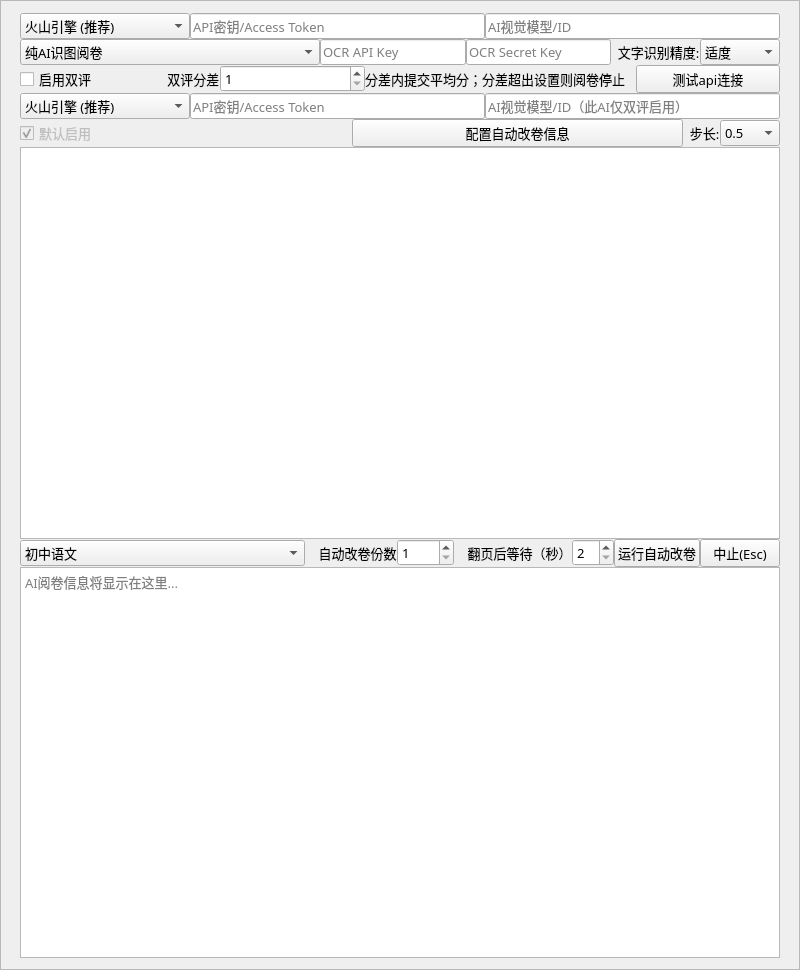
<?xml version="1.0" encoding="UTF-8"?>
<ui version="4.0">
 <class>MainWindow</class>
 <widget class="QMainWindow" name="MainWindow">
  <property name="geometry">
   <rect>
    <x>0</x>
    <y>0</y>
    <width>800</width>
    <height>970</height>
   </rect>
  </property>
  <property name="sizePolicy">
   <sizepolicy hsizetype="Preferred" vsizetype="Preferred">
    <horstretch>0</horstretch>
    <verstretch>0</verstretch>
   </sizepolicy>
  </property>
  <property name="minimumSize">
   <size>
    <width>0</width>
    <height>970</height>
   </size>
  </property>
  <property name="maximumSize">
   <size>
    <width>800</width>
    <height>970</height>
   </size>
  </property>
  <property name="font">
   <font>
    <family>微软雅黑</family>
    <pointsize>10</pointsize>
   </font>
  </property>
  <property name="windowTitle">
   <string>科技改变世界 </string>
  </property>
  <widget class="QWidget" name="centralwidget">
   <property name="sizePolicy">
    <sizepolicy hsizetype="Preferred" vsizetype="Preferred">
     <horstretch>0</horstretch>
     <verstretch>0</verstretch>
    </sizepolicy>
   </property>
   <property name="maximumSize">
    <size>
     <width>16777215</width>
     <height>970</height>
    </size>
   </property>
   <layout class="QHBoxLayout" name="horizontalLayout_8">
    <property name="leftMargin">
     <number>0</number>
    </property>
    <property name="topMargin">
     <number>0</number>
    </property>
    <property name="rightMargin">
     <number>0</number>
    </property>
    <property name="bottomMargin">
     <number>0</number>
    </property>
    <item>
     <widget class="QScrollArea" name="scrollArea">
      <property name="sizePolicy">
       <sizepolicy hsizetype="Preferred" vsizetype="Preferred">
        <horstretch>0</horstretch>
        <verstretch>0</verstretch>
       </sizepolicy>
      </property>
      <property name="maximumSize">
       <size>
        <width>16777215</width>
        <height>970</height>
       </size>
      </property>
      <property name="verticalScrollBarPolicy">
       <enum>Qt::ScrollBarAsNeeded</enum>
      </property>
      <property name="horizontalScrollBarPolicy">
       <enum>Qt::ScrollBarAsNeeded</enum>
      </property>
      <property name="sizeAdjustPolicy">
       <enum>QAbstractScrollArea::AdjustToContents</enum>
      </property>
      <property name="widgetResizable">
       <bool>false</bool>
      </property>
      <property name="alignment">
       <set>Qt::AlignCenter</set>
      </property>
      <widget class="QWidget" name="scrollAreaWidgetContents">
       <property name="enabled">
        <bool>true</bool>
       </property>
       <property name="geometry">
        <rect>
         <x>19</x>
         <y>12</y>
         <width>760</width>
         <height>945</height>
        </rect>
       </property>
       <property name="sizePolicy">
        <sizepolicy hsizetype="Minimum" vsizetype="Preferred">
         <horstretch>0</horstretch>
         <verstretch>0</verstretch>
        </sizepolicy>
       </property>
       <layout class="QVBoxLayout" name="verticalLayout">
        <property name="spacing">
         <number>0</number>
        </property>
        <property name="leftMargin">
         <number>0</number>
        </property>
        <property name="topMargin">
         <number>0</number>
        </property>
        <property name="rightMargin">
         <number>0</number>
        </property>
        <property name="bottomMargin">
         <number>0</number>
        </property>
        <item>
         <layout class="QHBoxLayout" name="horizontalLayout_3">
          <property name="leftMargin">
           <number>0</number>
          </property>
          <property name="topMargin">
           <number>0</number>
          </property>
          <property name="rightMargin">
           <number>0</number>
          </property>
          <property name="bottomMargin">
           <number>0</number>
          </property>
          <item>
           <widget class="QComboBox" name="first_api_url">
            <property name="enabled">
             <bool>true</bool>
            </property>
            <property name="sizePolicy">
             <sizepolicy hsizetype="Expanding" vsizetype="Fixed">
              <horstretch>0</horstretch>
              <verstretch>0</verstretch>
             </sizepolicy>
            </property>
            <property name="maximumSize">
             <size>
              <width>170</width>
              <height>16777215</height>
             </size>
            </property>
            <property name="editable">
             <bool>false</bool>
            </property>
            <property name="currentIndex">
             <number>0</number>
            </property>
            <item>
             <property name="text">
              <string>火山引擎 (推荐)</string>
             </property>
            </item>
            <item>
             <property name="text">
              <string>月之暗面</string>
             </property>
            </item>
            <item>
             <property name="text">
              <string>智谱清言</string>
             </property>
            </item>
            <item>
             <property name="text">
              <string>阿里通义千问</string>
             </property>
            </item>
            <item>
             <property name="text">
              <string>百度文心千帆</string>
             </property>
            </item>
            <item>
             <property name="text">
              <string>腾讯混元</string>
             </property>
            </item>
            <item>
             <property name="text">
              <string>OpenRouter</string>
             </property>
            </item>
            <item>
             <property name="text">
              <string>OpenAI</string>
             </property>
            </item>
            <item>
             <property name="text">
              <string>Google Gemini</string>
             </property>
            </item>
           </widget>
          </item>
          <item>
           <widget class="QLineEdit" name="first_api_key">
            <property name="sizePolicy">
             <sizepolicy hsizetype="Preferred" vsizetype="Fixed">
              <horstretch>0</horstretch>
              <verstretch>0</verstretch>
             </sizepolicy>
            </property>
            <property name="text">
             <string/>
            </property>
            <property name="placeholderText">
             <string>API密钥/Access Token</string>
            </property>
           </widget>
          </item>
          <item>
           <widget class="QLineEdit" name="first_modelID">
            <property name="sizePolicy">
             <sizepolicy hsizetype="Preferred" vsizetype="Fixed">
              <horstretch>0</horstretch>
              <verstretch>0</verstretch>
             </sizepolicy>
            </property>
            <property name="text">
             <string/>
            </property>
            <property name="placeholderText">
             <string>AI视觉模型/ID</string>
            </property>
           </widget>
          </item>
         </layout>
        </item>
        <item>
         <layout class="QHBoxLayout" name="horizontalLayout_ocr">
          <property name="leftMargin">
           <number>0</number>
          </property>
          <property name="topMargin">
           <number>0</number>
          </property>
          <property name="rightMargin">
           <number>0</number>
          </property>
          <property name="bottomMargin">
           <number>0</number>
          </property>
          <item>
           <widget class="QComboBox" name="ocr_mode">
            <property name="sizePolicy">
             <sizepolicy hsizetype="Expanding" vsizetype="Fixed">
              <horstretch>0</horstretch>
              <verstretch>0</verstretch>
             </sizepolicy>
            </property>
            <property name="maximumSize">
             <size>
              <width>300</width>
              <height>16777215</height>
             </size>
            </property>
            <property name="currentIndex">
             <number>0</number>
            </property>
            <item>
             <property name="text">
              <string>纯AI识图阅卷</string>
             </property>
            </item>
            <item>
             <property name="text">
              <string>百度智能云OCR文字识别+AI评阅</string>
             </property>
            </item>
           </widget>
          </item>
          <item>
           <widget class="QLineEdit" name="baidu_ocr_api_key">
            <property name="sizePolicy">
             <sizepolicy hsizetype="Preferred" vsizetype="Fixed">
              <horstretch>0</horstretch>
              <verstretch>0</verstretch>
             </sizepolicy>
            </property>
            <property name="placeholderText">
             <string>OCR API Key</string>
            </property>
           </widget>
          </item>
          <item>
           <widget class="QLineEdit" name="baidu_ocr_secret_key">
            <property name="sizePolicy">
             <sizepolicy hsizetype="Preferred" vsizetype="Fixed">
              <horstretch>0</horstretch>
              <verstretch>0</verstretch>
             </sizepolicy>
            </property>
            <property name="placeholderText">
             <string>OCR Secret Key</string>
            </property>
           </widget>
          </item>
          <item>
           <widget class="QLabel" name="label_ocr_quality">
            <property name="sizePolicy">
             <sizepolicy hsizetype="Fixed" vsizetype="Preferred">
              <horstretch>0</horstretch>
              <verstretch>0</verstretch>
             </sizepolicy>
            </property>
            <property name="text">
             <string>  文字识别精度:</string>
            </property>
           </widget>
          </item>
          <item>
           <widget class="QComboBox" name="ocr_quality_level">
            <property name="sizePolicy">
             <sizepolicy hsizetype="Fixed" vsizetype="Fixed">
              <horstretch>0</horstretch>
              <verstretch>0</verstretch>
             </sizepolicy>
            </property>
            <property name="minimumSize">
             <size>
              <width>80</width>
              <height>0</height>
             </size>
            </property>
            <property name="toolTip">
             <string>控制OCR文字识别的严格程度（仅OCR模式有效）</string>
            </property>
            <property name="currentIndex">
             <number>1</number>
            </property>
            <item>
             <property name="text">
              <string>宽松</string>
             </property>
            </item>
            <item>
             <property name="text">
              <string>适度</string>
             </property>
            </item>
            <item>
             <property name="text">
              <string>严格</string>
             </property>
            </item>
           </widget>
          </item>
         </layout>
        </item>
        <item>
         <layout class="QHBoxLayout" name="horizontalLayout_9">
          <property name="leftMargin">
           <number>0</number>
          </property>
          <property name="topMargin">
           <number>0</number>
          </property>
          <property name="rightMargin">
           <number>0</number>
          </property>
          <property name="bottomMargin">
           <number>0</number>
          </property>
          <item>
           <widget class="QCheckBox" name="dual_evaluation_enabled">
            <property name="enabled">
             <bool>true</bool>
            </property>
            <property name="text">
             <string>启用双评</string>
            </property>
            <property name="checked">
             <bool>false</bool>
            </property>
           </widget>
          </item>
          <item>
           <widget class="QLabel" name="label_10">
            <property name="sizePolicy">
             <sizepolicy hsizetype="Fixed" vsizetype="Preferred">
              <horstretch>0</horstretch>
              <verstretch>0</verstretch>
             </sizepolicy>
            </property>
            <property name="text">
             <string> 双评分差</string>
            </property>
           </widget>
          </item>
          <item>
           <widget class="QSpinBox" name="score_diff_threshold">
            <property name="minimum">
             <number>1</number>
            </property>
            <property name="maximum">
             <number>5000</number>
            </property>
           </widget>
          </item>
          <item>
           <widget class="QLabel" name="label_14">
            <property name="sizePolicy">
             <sizepolicy hsizetype="Fixed" vsizetype="Preferred">
              <horstretch>0</horstretch>
              <verstretch>0</verstretch>
             </sizepolicy>
            </property>
            <property name="text">
             <string>分差内提交平均分；分差超出设置则阅卷停止   </string>
            </property>
           </widget>
          </item>
          <item>
           <widget class="QPushButton" name="api_test_button">
            <property name="text">
             <string>测试api连接</string>
            </property>
            <property name="shortcut">
             <string>Esc</string>
            </property>
           </widget>
          </item>
         </layout>
        </item>
        <item>
         <layout class="QHBoxLayout" name="horizontalLayout_4">
          <property name="leftMargin">
           <number>0</number>
          </property>
          <property name="topMargin">
           <number>0</number>
          </property>
          <property name="rightMargin">
           <number>0</number>
          </property>
          <property name="bottomMargin">
           <number>0</number>
          </property>
          <item>
           <widget class="QComboBox" name="second_api_url">
            <property name="sizePolicy">
             <sizepolicy hsizetype="Expanding" vsizetype="Fixed">
              <horstretch>0</horstretch>
              <verstretch>0</verstretch>
             </sizepolicy>
            </property>
            <property name="maximumSize">
             <size>
              <width>170</width>
              <height>16777215</height>
             </size>
            </property>
            <property name="currentIndex">
             <number>0</number>
            </property>
            <item>
             <property name="text">
              <string>火山引擎 (推荐)</string>
             </property>
            </item>
            <item>
             <property name="text">
              <string>月之暗面</string>
             </property>
            </item>
            <item>
             <property name="text">
              <string>智谱清言</string>
             </property>
            </item>
            <item>
             <property name="text">
              <string>阿里通义千问</string>
             </property>
            </item>
            <item>
             <property name="text">
              <string>百度文心千帆</string>
             </property>
            </item>
            <item>
             <property name="text">
              <string>腾讯混元</string>
             </property>
            </item>
            <item>
             <property name="text">
              <string>OpenRouter</string>
             </property>
            </item>
            <item>
             <property name="text">
              <string>OpenAI</string>
             </property>
            </item>
            <item>
             <property name="text">
              <string>Google Gemini</string>
             </property>
            </item>
           </widget>
          </item>
          <item>
           <widget class="QLineEdit" name="second_api_key">
            <property name="sizePolicy">
             <sizepolicy hsizetype="Preferred" vsizetype="Fixed">
              <horstretch>0</horstretch>
              <verstretch>0</verstretch>
             </sizepolicy>
            </property>
            <property name="placeholderText">
             <string>API密钥/Access Token</string>
            </property>
           </widget>
          </item>
          <item>
           <widget class="QLineEdit" name="second_modelID">
            <property name="sizePolicy">
             <sizepolicy hsizetype="Preferred" vsizetype="Fixed">
              <horstretch>0</horstretch>
              <verstretch>0</verstretch>
             </sizepolicy>
            </property>
            <property name="placeholderText">
             <string>AI视觉模型/ID（此AI仅双评启用）</string>
            </property>
           </widget>
          </item>
         </layout>
        </item>
        <item>
         <layout class="QHBoxLayout" name="horizontalLayout_title1">
          <property name="leftMargin">
           <number>0</number>
          </property>
          <property name="topMargin">
           <number>0</number>
          </property>
          <property name="rightMargin">
           <number>0</number>
          </property>
          <property name="bottomMargin">
           <number>0</number>
          </property>
          <item>
           <widget class="QCheckBox" name="enableQuestion1">
            <property name="enabled">
             <bool>false</bool>
            </property>
            <property name="text">
             <string>默认启用</string>
            </property>
            <property name="checked">
             <bool>true</bool>
            </property>
           </widget>
          </item>
          <item>
           <widget class="QPushButton" name="configQuestion1">
            <property name="text">
             <string>配置自动改卷信息</string>
            </property>
            <property name="shortcut">
             <string>Esc</string>
            </property>
           </widget>
          </item>
          <item>
           <widget class="QLabel" name="label_score_step">
            <property name="sizePolicy">
             <sizepolicy hsizetype="Fixed" vsizetype="Preferred">
              <horstretch>0</horstretch>
              <verstretch>0</verstretch>
             </sizepolicy>
            </property>
            <property name="text">
             <string>  步长:</string>
            </property>
           </widget>
          </item>
          <item>
           <widget class="QComboBox" name="score_rounding_step">
            <property name="sizePolicy">
             <sizepolicy hsizetype="Fixed" vsizetype="Fixed">
              <horstretch>0</horstretch>
              <verstretch>0</verstretch>
             </sizepolicy>
            </property>
            <property name="minimumSize">
             <size>
              <width>60</width>
              <height>0</height>
             </size>
            </property>
            <property name="toolTip">
             <string>控制最终提交分数的精度（支持0.5或1.0步长，例如7.3按0.5步长=7.5）</string>
            </property>
            <property name="currentIndex">
             <number>0</number>
            </property>
            <item>
             <property name="text">
              <string>0.5</string>
             </property>
            </item>
            <item>
             <property name="text">
              <string>1</string>
             </property>
            </item>
           </widget>
          </item>
         </layout>
        </item>
        <item>
         <layout class="QHBoxLayout" name="horizontalLayout_question1">
          <property name="leftMargin">
           <number>0</number>
          </property>
          <property name="topMargin">
           <number>0</number>
          </property>
          <property name="rightMargin">
           <number>0</number>
          </property>
          <property name="bottomMargin">
           <number>0</number>
          </property>
          <item>
           <widget class="QPlainTextEdit" name="StandardAnswer_text_1">
            <property name="sizePolicy">
             <sizepolicy hsizetype="Expanding" vsizetype="Expanding">
              <horstretch>0</horstretch>
              <verstretch>0</verstretch>
             </sizepolicy>
            </property>
            <property name="maximumSize">
             <size>
              <width>16777215</width>
              <height>16777215</height>
             </size>
            </property>
            <property name="plainText">
             <string/>
            </property>
            <property name="placeholderText">
             <string/>
            </property>
           </widget>
          </item>
         </layout>
        </item>
        <item>
         <layout class="QHBoxLayout" name="horizontalLayout">
          <property name="leftMargin">
           <number>0</number>
          </property>
          <property name="topMargin">
           <number>0</number>
          </property>
          <property name="rightMargin">
           <number>0</number>
          </property>
          <property name="bottomMargin">
           <number>0</number>
          </property>
          <item>
           <widget class="QComboBox" name="subject_text">
            <property name="sizePolicy">
             <sizepolicy hsizetype="Expanding" vsizetype="Fixed">
              <horstretch>0</horstretch>
              <verstretch>0</verstretch>
             </sizepolicy>
            </property>
            <property name="currentIndex">
             <number>0</number>
            </property>
            <item>
             <property name="text">
              <string>初中语文</string>
             </property>
            </item>
            <item>
             <property name="text">
              <string>初中数学</string>
             </property>
            </item>
            <item>
             <property name="text">
              <string>初中英语</string>
             </property>
            </item>
            <item>
             <property name="text">
              <string>初中物理</string>
             </property>
            </item>
            <item>
             <property name="text">
              <string>初中化学</string>
             </property>
            </item>
            <item>
             <property name="text">
              <string>初中生物</string>
             </property>
            </item>
            <item>
             <property name="text">
              <string>初中政治</string>
             </property>
            </item>
            <item>
             <property name="text">
              <string>初中历史</string>
             </property>
            </item>
            <item>
             <property name="text">
              <string>初中地理</string>
             </property>
            </item>
            <item>
             <property name="text">
              <string>高中语文</string>
             </property>
            </item>
            <item>
             <property name="text">
              <string>高中数学</string>
             </property>
            </item>
            <item>
             <property name="text">
              <string>高中英语</string>
             </property>
            </item>
            <item>
             <property name="text">
              <string>高中物理</string>
             </property>
            </item>
            <item>
             <property name="text">
              <string>高中化学</string>
             </property>
            </item>
            <item>
             <property name="text">
              <string>高中生物</string>
             </property>
            </item>
            <item>
             <property name="text">
              <string>高中政治</string>
             </property>
            </item>
            <item>
             <property name="text">
              <string>高中历史</string>
             </property>
            </item>
            <item>
             <property name="text">
              <string>高中地理</string>
             </property>
            </item>
            <item>
             <property name="text">
              <string/>
             </property>
            </item>
           </widget>
          </item>
          <item>
           <widget class="QLabel" name="label_13">
            <property name="sizePolicy">
             <sizepolicy hsizetype="Fixed" vsizetype="Preferred">
              <horstretch>0</horstretch>
              <verstretch>0</verstretch>
             </sizepolicy>
            </property>
            <property name="text">
             <string>    自动改卷份数</string>
            </property>
           </widget>
          </item>
          <item>
           <widget class="QSpinBox" name="cycle_number">
            <property name="minimum">
             <number>1</number>
            </property>
            <property name="maximum">
             <number>5000</number>
            </property>
           </widget>
          </item>
          <item>
           <widget class="QLabel" name="label_11">
            <property name="sizePolicy">
             <sizepolicy hsizetype="Fixed" vsizetype="Preferred">
              <horstretch>0</horstretch>
              <verstretch>0</verstretch>
             </sizepolicy>
            </property>
            <property name="text">
             <string>    翻页后等待（秒）</string>
            </property>
           </widget>
          </item>
          <item>
           <widget class="QSpinBox" name="wait_time">
            <property name="minimum">
             <number>2</number>
            </property>
           </widget>
          </item>
          <item>
           <widget class="QPushButton" name="auto_run_but">
            <property name="text">
             <string>运行自动改卷</string>
            </property>
           </widget>
          </item>
          <item>
           <widget class="QPushButton" name="stop_but">
            <property name="text">
             <string>中止(Esc)</string>
            </property>
            <property name="shortcut">
             <string>Esc</string>
            </property>
           </widget>
          </item>
         </layout>
        </item>
        <item>
         <widget class="QTextBrowser" name="log_text">
          <property name="maximumSize">
           <size>
            <width>16777215</width>
            <height>400</height>
           </size>
          </property>
          <property name="placeholderText">
           <string>AI阅卷信息将显示在这里...</string>
          </property>
         </widget>
        </item>
       </layout>
      </widget>
     </widget>
    </item>
   </layout>
  </widget>
 </widget>
 <resources/>
 <connections/>
</ui>
